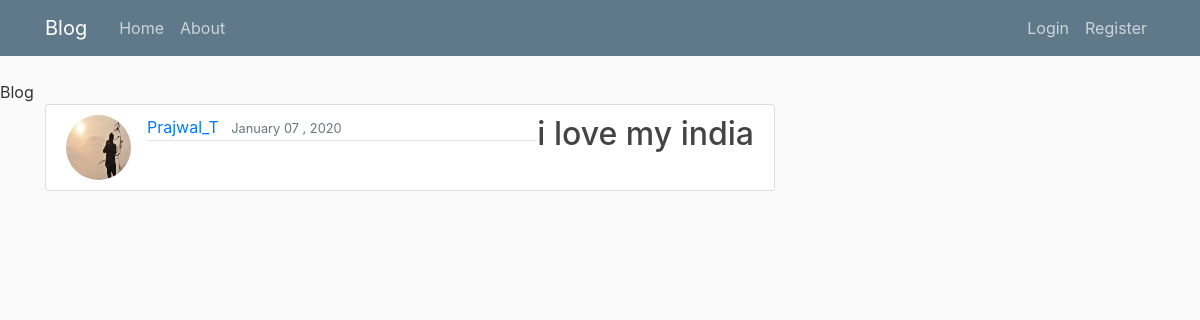
/post/16/, run on the app's committed database.
### blog_app/models.py (models this page shows, shortened)
class Post(models.Model):
    title = models.CharField(max_length=100)
    content = models.TextField()
    date_posted = models.DateField(default=timezone.now)
    author = models.ForeignKey(User, on_delete=models.CASCADE)

### user_app/models.py (models this page shows, shortened)
class Profile(models.Model):
    user = models.OneToOneField(User, on_delete=models.CASCADE)
    image = models.ImageField(default='default.jpg',upload_to='profile_pics')

### blog_app/views.py (the view)
# urls.py: path('post/<int:pk>/', PostDetailView.as_view(), name = 'post-detail'),
class PostDetailView(DetailView):
    model = Post

### blog_app/templates/blog_app/post_detail.html (shortened to what this page needs)
{% extends "blog_app/base.html" %}
{% block content %}
     <article class="media content-section">
          <img class="rounded-circle article-img" src="{{ object.author.profile.image.url }}">
          <div class="media-body">
              <div class="article-metadata">
                <a class="mr-2" href="{% url 'user-posts' on=object.author.username %}">{{ object.author }}</a>
                <small class="text-muted">{{ object.date_posted|date:"F d , Y" }}</small>
                </div>
            </div>
              <h2 class="article-title"><{{ object.title }}</h2>
              <p class="article-content">{{ object.content }}</p>
            </div>
{% endblock content %}

### blog_app/static/blog_app/main.css (style rules this page uses)
body { background: #fafafa; color: #333333; margin-top: 5rem; }
h1, h2, h3, h4, h5, h6 { color: #444444; }
.content-section { background: #ffffff; padding: 10px 20px; border: 1px solid #dddddd; border-radius: 3px; margin-bottom: 20px; }
.article-title { color: #444444; }
.article-content { white-space: pre-line; }
.article-img { height: 65px; width: 65px; margin-right: 16px; }
.article-metadata { padding-bottom: 1px; margin-bottom: 4px; border-bottom: 1px solid #e3e3e3 }

### data on the page
Post: author.profile.image (picture), author "Prajwal_T", date_posted "January 07 , 2020", content "i love my india"
